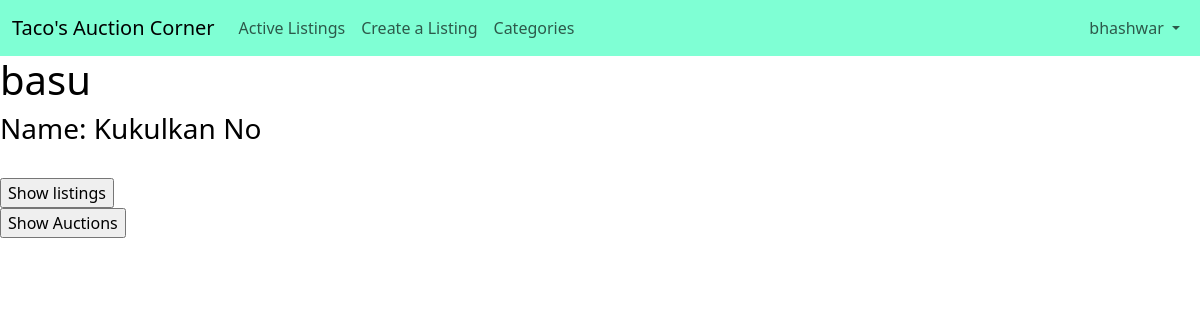
The page /profile/basu/ (signed in) on the database its author committed.
### auctions/models.py (models this page shows)
class User(AbstractUser):
    first_name = models.CharField(max_length=64)
    last_name = models.CharField(max_length=64)

### auctions/views.py (the view, shortened to what this page needs)
# urls.py: path("profile/<str:username>/", views.profile, name="profile")
@login_required(redirect_field_name=None, login_url="/login")
def profile(request, username):
    user = User.objects.get(username=username)
    view = None
    return render(request, "auctions/profile.html", {
        "profile": user, "view": view
    })

### auctions/templates/auctions/profile.html (shortened to what this page needs)
{% extends "auctions/layout.html" %}
{% load static %}
{% block body %}
    <div>
        <h1>{{ profile.username }}</h1>
    </div>
    <div>
        <h3>Name:&nbsp;{{ profile.first_name }}&nbsp;{{ profile.last_name }}</h3>
    </div>
    <br>
    <div>
        <form action="{% url 'profile' profile.username %}" method="post">
            <input type="submit" value="Show listings">
        </form>
        <form action="{% url 'profile' profile.username %}" method="post">
            <input type="submit" value="Show Auctions">
        </form>
    </div>
{% endblock %}

### auctions/templates/auctions/layout.html (shortened to what this page needs)
{% load static %}
<!DOCTYPE html>
<html lang="en">
    <head>
        <link href="https://cdn.jsdelivr.net/npm/bootstrap@5.3.0/dist/css/bootstrap.min.css" rel="stylesheet">
        <link href="{% static 'auctions/styles.css' %}" rel="stylesheet">
    </head>
    <body>
        <nav class="navbar navbar-expand-lg navbar-light" style="background-color:aquamarine;">
          <div class="container-fluid">
            <a class="navbar-brand" href="#">Taco's Auction Corner</a>
            <div class="collapse navbar-collapse" id="navbarSupportedContent">
              <ul class="navbar-nav me-auto mb-2 mb-lg-0">
                <div id="partition">
                  <div id="partition-1">
                    <li class="nav-item">
                      <a class="nav-link" aria-current="page" href="{% url 'index' %}">Active Listings</a>
                    </li>
                    {% if user.is_authenticated %}
                      <li class="nav-item">
                        <a class="nav-link" href="{% url 'addlisting' %}">Create a Listing</a>
                      </li>
                      <li class="nav-item">
                        <a class="nav-link" href="{% url 'categories' %}">Categories</a>
                      </li>
                    {% endif %}
                  </div>
                  <div id="partition-2">
                    {% if user.is_authenticated %}
                      <li class="nav-item dropdown">
                        <a class="nav-link dropdown-toggle" href="#" id="navbarDropdown" role="button" data-bs-toggle="dropdown" aria-expanded="false">
                          {{ user.username }}
                        </a>
                      </li>
                    {% endif %}
                  </div>
                </div>
              </ul>
            </div>
          </div>
        </nav>
        {% block body %}
        {% endblock %}
    </body>
</html>

### auctions/static/auctions/styles.css (style rules this page uses)
body { color: black; }
ul.navbar-nav { width: 100%; }
#partition { display: flex; justify-content: space-between; width: 100%; }
#partition-1 { display: flex; }

### rows shown on the page
User: username "bhashwar"
User: username "basu", first_name "Kukulkan", last_name "No"
